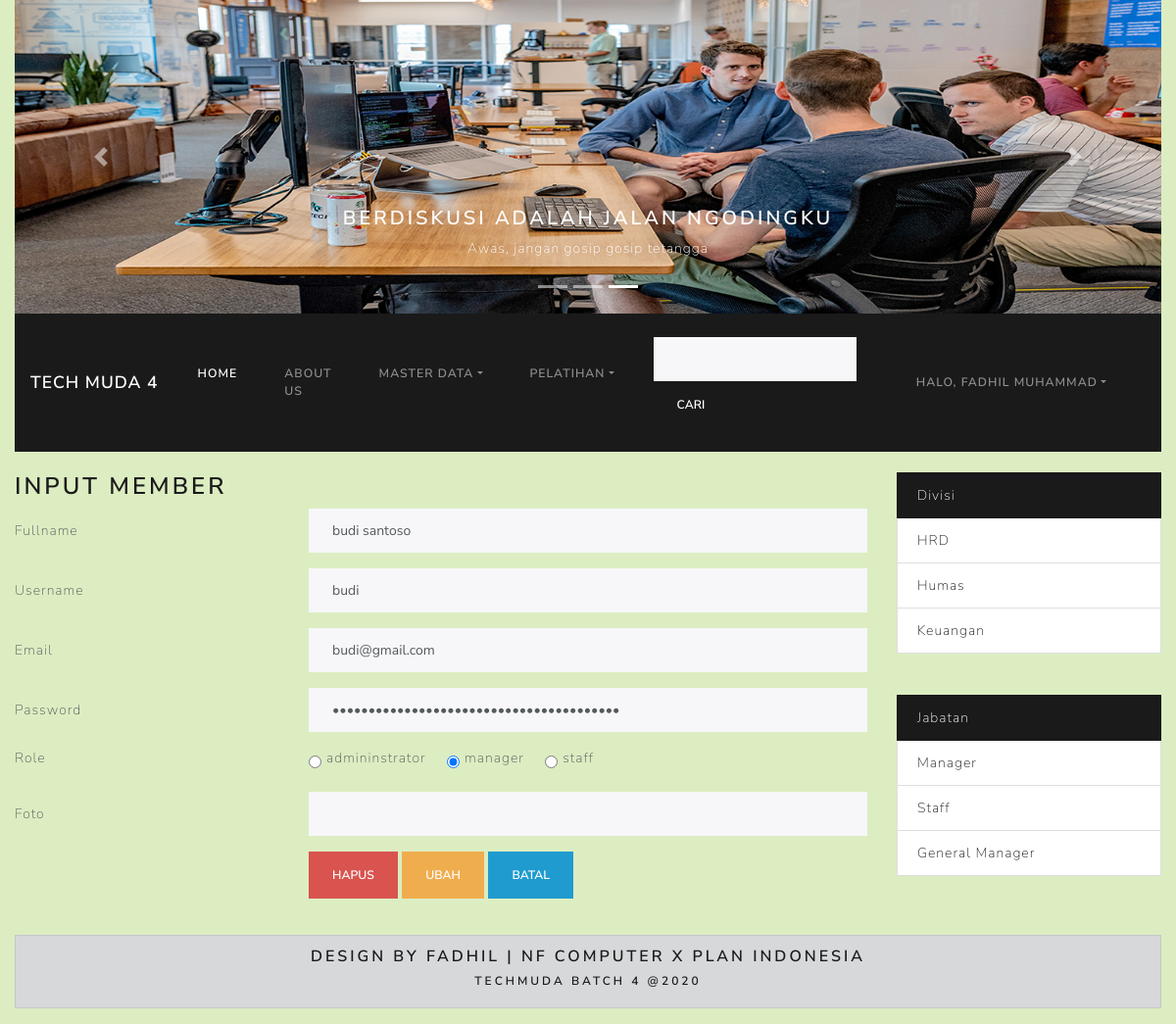
Screenshot of /index.php?hal=form_member&id=2 (signed in) with the database file from the repository.
### tables this page shows
CREATE TABLE `member` (
  `id` int(11) NOT NULL,
  `fullname` varchar(30) NOT NULL,
  `username` varchar(30) NOT NULL,
  `password` varchar(40) NOT NULL,
  `role` enum('admininstrator','manager','staff') NOT NULL,
  `email` varchar(30) NOT NULL,
  `foto` varchar(30) NOT NULL
);

CREATE TABLE `divisi` (
  `id` int(11) NOT NULL,
  `nama` varchar(20) NOT NULL
);

CREATE TABLE `jabatan` (
  `id` int(11) NOT NULL,
  `nama` varchar(20) NOT NULL
);

### models/Member.php (called while the page is built, shortened)
<?php
class Member{
    private $koneksi;
    public function __construct(){
        global $dbh;
        $this->koneksi = $dbh;
    }
    public function infoMember($id){
        $sql = "SELECT * FROM member WHERE id = ?";
        $ps = $this->koneksi->prepare($sql);
        $ps->execute($id);
        $rs = $ps->fetch();
        return $rs;
    }
};
?>

### models/Divisi.php (called while the page is built, shortened)
<?php
class Divisi{
    private $koneksi;
    public function __construct(){
        global $dbh;
        $this->koneksi = $dbh;
    }
    public function dataDivisi(){
        $sql = "SELECT * FROM divisi";
        $ps = $this->koneksi->prepare($sql);
        $ps->execute();
        $rs = $ps->fetchAll();
        return $rs;
    }
};
?>

### models/Jabatan.php (called while the page is built, shortened)
<?php
class Jabatan {
    private $koneksi;
    public function __construct(){
        global $dbh;
        $this->koneksi = $dbh;
    }
    public function dataJabatan(){
        $sql = "SELECT * FROM jabatan";
        $ps = $this->koneksi->prepare($sql);
        $ps->execute();
        $rs = $ps->fetchAll();
        return $rs;
    }
};
?>

### form_member.php (the view, shortened to what this page needs)
<?php
if(isset($_SESSION['MEMBER']) && $_SESSION['MEMBER']['role'] == 'admininstrator'){
  ?>
<?php
$id = $_REQUEST['id'];
$arr_role = ['admininstrator'=>'admininstrator', 'manager'=>'manager', 'staff'=>'staff'];
$model = new Member();
if(!empty($id) ){
  $rs =  $model->infoMember([$id]);
}
else{
 $rs = [];
}
?>
<h3>Input Member</h3>
<form action="controller_member.php" method="POST">
    <div class="form-group row">
        <label class="col-4 col-form-label">Fullname</label>
        <div class="col-8">
        <input name="fullname" value="<?= $rs['fullname'] ?>" type="text" class="form-control">
        </div>
    </div>
    <div class="form-group row">
        <label for="gapok" class="col-4 col-form-label">Username</label>
        <div class="col-8">
            <input id="gapok" name="username" value="<?= $rs['username'] ?>" type="text" class="form-control">
        </div>
    </div>
    <div class="form-group row">
        <label for="tunjab" class="col-4 col-form-label">Email</label>
        <div class="col-8">
            <input id="tunjab" name="email" value="<?= $rs['email'] ?>" type="email" class="form-control">
        </div>
    </div>
    <div class="form-group row">
        <label for="lain" class="col-4 col-form-label">Password</label>
        <div class="col-8">
            <input id="lain" name="password" value="<?= $rs['password'] ?>" type="password" class="form-control">
        </div>
    </div>
    <div class="form-group row">
    <label class="col-4">Role</label>
    <div class="col-8">
    <?php
    foreach($arr_role as $label => $role){
      $cek = ( $label == $rs['role'] ) ? 'checked' : '';
      ?>
      <div class="form-check form-check-inline">
        <input name="role" type="radio" <?= $cek ?> class="form-check-input" value="<?= $role ?>">
        <label for="role" class="form-check-input"><?= $label ?></label>
      </div>
    <?php }?>
    </div>
  </div>
    <div class="form-group row">
        <label for="lain" class="col-4 col-form-label">Foto</label>
        <div class="col-8">
            <input id="lain" name="foto" value="<?= $rs['foto'] ?>" type="text" class="form-control">
        </div>
    </div>
    <div class="form-group row">
    <div class="offset-4 col-8">
    <?php
    if(empty($id) ){
  ?>
    <button name="proses" value="simpan" type="submit" class="btn btn-primary">Simpan</button>
    <?php
    }
    else{
      ?>
    <button name="proses" value="hapus" type="submit" onclick="return confirm('yakin hapus?')" class="btn btn-danger">Hapus</button>
    <button name="proses" value="ubah" type="submit" class="btn btn-warning">Ubah</button>
    <?php } ?>
    <button name="proses" value="batal" type="submit" class="btn btn-info">Batal</button>
    </div>
  </div>
</form>
      <?php }
      else{
        include_once 'terlarang.php';
      }?>

### sidebar.php (shortened to what this page needs)
<?php
$obj1 = NEW Divisi();
$ar_divisi = $obj1->dataDivisi();
$obj2 = NEW Jabatan();
$ar_jabatan= $obj2->dataJabatan();
?>
				<?php
					if(isset($_SESSION['MEMBER']) ){
				?>
<div class="col-md-3">
			<div class="list-group">
				 <a href="#" class="list-group-item list-group-item-action active">Divisi</a>
				<?php
				foreach($ar_divisi as $div){
				?>
				<div class="list-group-item">
					<a href="index.php?hal=pegawai&id=<?= $div['id'] ?>"><?= $div['nama'] ?></a>
				</div>
				<?php } ?>
			</div>
			<br><br>
			<div class="list-group">
				 <a href="#" class="list-group-item list-group-item-action active">Jabatan</a>
				 <?php
				foreach($ar_jabatan as $jab){
				?>
				<div class="list-group-item">
					<a href="index.php?hal=pegawai&idj=<?= $jab['id'] ?>"><?= $jab['nama'] ?></a>
				</div>
				<?php } ?>
			</div>
	<?php }?>
</div>
</div>

### css/style.css (style rules this page uses)
body { background-color: #dcedc1; background-repeat: no-repeat; background-size: cover; }

### rows the page displays
member: fullname "budi santoso", username "budi", email "budi@gmail.com"
divisi: nama "HRD"
divisi: nama "Humas"
divisi: nama "Keuangan"
jabatan: nama "Manager"
jabatan: nama "Staff"
jabatan: nama "General Manager"

### other values shown
$_SESSION['MEMBER']['fullname'] "FADHIL MUHAMMAD"
$label "admininstrator"
$label "manager"
$label "staff"
